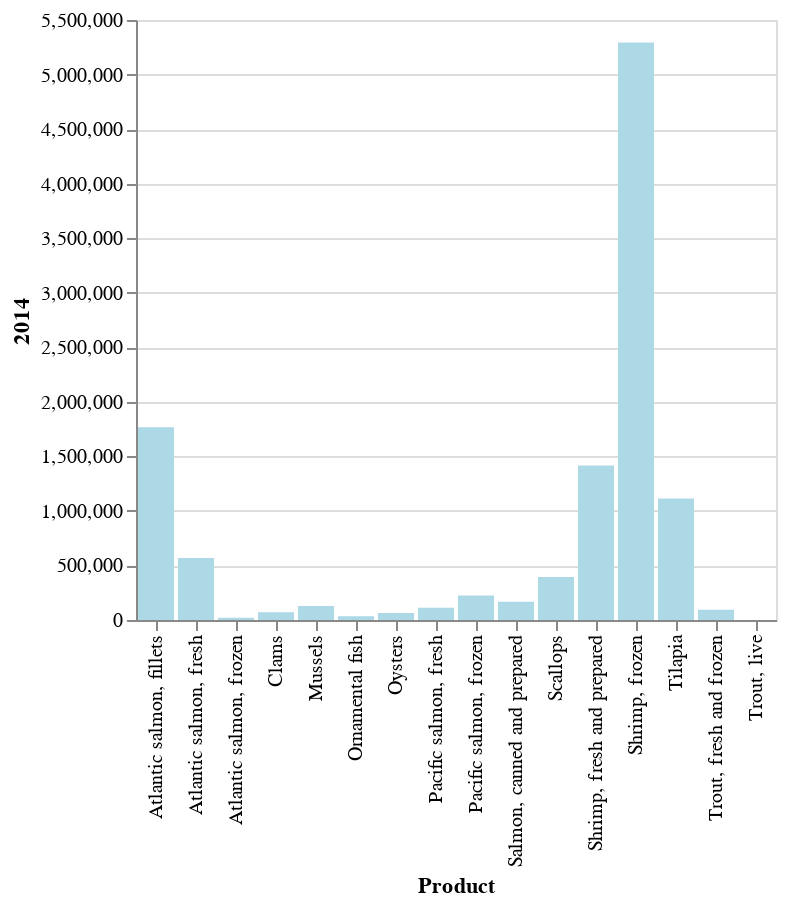

The code cell stored with this chart in its notebook:
### Markdown cell above
The very simplest interactivity we can add is simply to allow scrolling and zooming on the axes we create. 

Here's how that looks for a bar chart visualisation of one of the years of data - we add `.interactive()` to our chart to permit it:

- This might be practically useful in that if we haven't quite decided on an appropriate scale we can use this to scroll (only up and down here) and zoom (use your scroll wheel) to get it how we would like it to look. 

- There is a limit here when the axis in question is nominal or ordinal in that the scroll won't let us move that axis.

### Code cell
# Create a chart using the fish data as bar chart
alt.Chart(fish).mark_bar(color='lightblue').encode(
    x='Product:N', # Using product as a nominal type
    y='2014:Q', # using 2014 column as quantitative
).interactive() # Adding the .interactive property to allow scrolling and zooming

### Figure 1 — Vega-Lite specification as saved in the notebook (floating-point values rounded to 4 significant figures)
{"config": {"view": {"continuousWidth": 300, "continuousHeight": 300}}, "data": {"name": "data-f541a6179af65bc43b7b60bcdd80dcb9"}, "mark": {"type": "bar", "color": "lightblue"}, "encoding": {"x": {"field": "Product", "type": "nominal"}, "y": {"field": "2014", "type": "quantitative"}}, "params": [{"name": "param_1", "select": {"type": "interval", "encodings": ["x", "y"]}, "bind": "scales"}], "$schema": "https://vega.github.io/schema/vega-lite/v5.8.0.json", "datasets": {"data-f541a6179af65bc43b7b60bcdd80dcb9": [{"Product": "Trout, fresh and frozen", "2014": 95010.0, "2015": 104800.0, "2016": 121000.0, "2017": 135200.0, "2018": 164700.0}, {"Product": "Atlantic salmon, fresh", "2014": 568900.0, "2015": 658800.0, "2016": 842600.0, "2017": 948900.0, "2018": 1036000.0}, {"Product": "Pacific salmon, fresh ", "2014": 111500.0, "2015": 69980.0, "2016": 80010.0, "2017": 70730.0, "2018": 90320.0}, {"Product": "Atlantic salmon, frozen", "2014": 21460.0, "2015": 16360.0, "2016": 24230.0, "2017": 22490.0, "2018": 20200.0}, {"Product": "Pacific salmon, frozen ", "2014": 224300.0, "2015": 239000.0, "2016": 246200.0, "2017": 302300.0, "2018": 360700.0}, {"Product": "Atlantic salmon, fillets", "2014": 1767000.0, "2015": 1503000.0, "2016": 1795000.0, "2017": 2160000.0, "2018": 2369000.0}, {"Product": "Salmon, canned and prepared ", "2014": 167800.0, "2015": 175400.0, "2016": 166500.0, "2017": 195400.0, "2018": 198000.0}, {"Product": "Tilapia ", "2014": 1114000.0, "2015": 980700.0, "2016": 754800.0, "2017": 674500.0, "2018": 686900.0}, {"Product": "Shrimp, frozen", "2014": 5293000.0, "2015": 4151000.0, "2016": 4458000.0, "2017": 5064000.0, "2018": 4728000.0}, {"Product": "Shrimp, fresh and prepared ", "2014": 1415000.0, "2015": 1284000.0, "2016": 1246000.0, "2017": 1480000.0, "2018": 1509000.0}, {"Product": "Oysters ", "2014": 64190.0, "2015": 72020.0, "2016": 74460.0, "2017": 77820.0, "2018": 87710.0}, {"Product": "Mussels ", "2014": 128400.0, "2015": 114300.0, "2016": 119900.0, "2017": 121800.0, "2018": 102700.0}, {"Product": "Clams ", "2014": 71340.0, "2015": 71410.0, "2016": 73060.0, "2017": 72420.0, "2018": 79220.0}, {"Product": "Scallops ", "2014": 394400.0, "2015": 350200.0, "2016": 328500.0, "2017": 264500.0, "2018": 243600.0}, {"Product": "Trout, live", "2014": 800.3, "2015": 1054.0, "2016": 1082.0, "2017": 1152.0, "2018": 1635.0}, {"Product": "Ornamental fish", "2014": 33730.0, "2015": 33780.0, "2016": 38790.0, "2017": 40050.0, "2018": 45250.0}]}}
